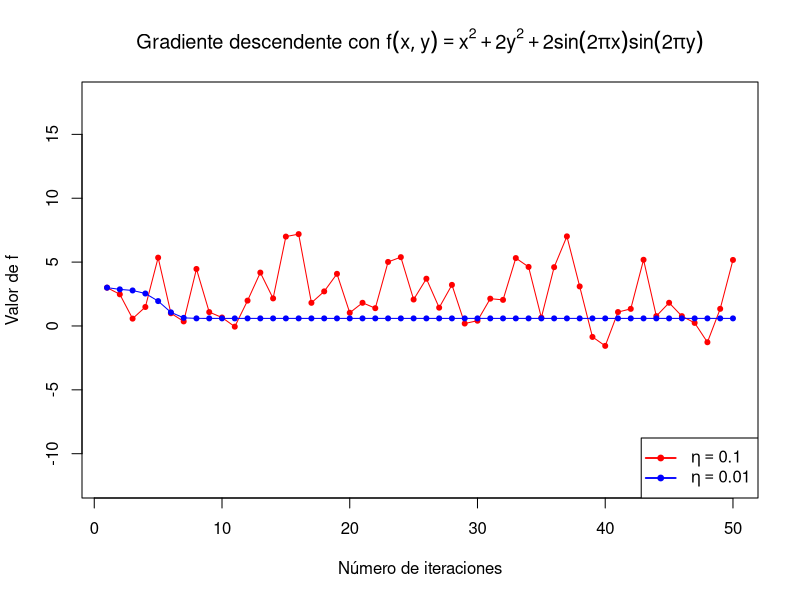

Reproduce this figure in R.
## ---- chunk 1
knitr::opts_chunk$set(echo = TRUE)
library(knitr)
## ---- chunk 2
# Devuelve el valor del gradiente de E en el punto (u,v)
E.gradiente <- function(punto){
  u <- punto[1]
  v <- punto[2]
  
  coeff <- 2*(u*exp(v) - 2*v*exp(-u))
  
  return(coeff * c(exp(v) + 2*v*exp(-u), u*exp(v) - 2*exp(-u)))
}
## ---- chunk 3
E <- function(punto){
  u <- punto[1]
  v <- punto[2]
  
  return((u*exp(v) - 2*v*exp(-u))^2)
}

gradienteDescendente <- function(f, f.gradiente, w_0 = c(1,1), eta = 0.1, tol = 1e-14, maxIter = 100){
  w <- w_0
  iteraciones <- 0
  
  while(f(w) >= tol && iteraciones < maxIter){
    direccion <- -f.gradiente(w)
    w <- w + eta*direccion
    iteraciones <- iteraciones + 1
  }
  
  return(list("Pesos"=w, "Iter"=iteraciones))
}
## ---- chunk 4
resultado.E <- gradienteDescendente(E, E.gradiente)
## ---- chunk 5
f <- function(punto){
  x <- punto[1]
  y <- punto[2]
  
  return( x*x + 2*y*y + 2*sin(2*pi*x)*sin(2*pi*y) )
}
## ---- chunk 6
# Devuelve el valor del gradiente de f en el punto (x,y)
f.gradiente <- function(punto){
  x <- punto[1]
  y <- punto[2]
  
  f.grad.x <- 2*x + 4*pi*sin(2*pi*y)*cos(2*pi*x)
  f.grad.y <- 4*y + 4*pi*sin(2*pi*x)*cos(2*pi*y)
  
  return(c(f.grad.x, f.grad.y))
}
## ---- chunk 7
gradienteDescendente.log <- function(f, f.gradiente, w_0 = c(1,1), eta = 0.1, maxIter = 50){
  w <- w_0
  valorIter <- f(w)
  
  
  while(length(valorIter) < maxIter){
    direccion <- -f.gradiente(w)
    w <- w + eta*direccion
    valorIter <- c(valorIter, f(w))
  }
  
  return(list("Pesos"=w, "Iter"=length(valorIter)-1, "Valores"=valorIter))
}
## ---- chunk 8
# Ejecutamos el experimento con ambos parámetros
resultado.f.0.01 <- gradienteDescendente.log(f, f.gradiente, eta = 0.01)
resultado.f.0.1 <- gradienteDescendente.log(f, f.gradiente, eta = 0.1)

# Generamos los dos plots
plot(resultado.f.0.1$Valores, col = 'red', pch = 20, asp=1, type='o',
     main=expression(paste("Gradiente descendente con ",
                           f(x,y) == x^2 + 2*y^2 + 2*plain(sin)(2*pi*x)*plain(sin)(2*pi*y))),
     xlab="Número de iteraciones", ylab="Valor de f")
points(resultado.f.0.01$Valores, col = 'blue', pch = 20, asp=1, type='o')

# Añadimos leyenda de los datos dibujados.
legend("bottomright", c(expression(eta == 0.1), expression(eta == 0.01)),
       bg="white", col=c("red", "blue"), lty=1, pch=20, lwd=1.75)
## ---- chunk 9
gradienteDescendente.log2 <- function(f, f.gradiente, w_0 = c(1,1), eta = 0.1, maxIter = 50){
  w <- w_0
  variables.x <- w[1]
  variables.y <- w[2]
  valores <- f(w)
  
  
  while(length(valores) < maxIter){
    direccion <- -f.gradiente(w)
    w <- w + eta*direccion
    variables.x <- c(variables.x, w[1])
    variables.y <- c(variables.y, w[2])
    valores <- c(valores, f(w))
  }
  
  return(list("Pesos"=w, "Iter"=length(valores)-1,
              "Res"=data.frame(X = variables.x, Y = variables.y, Value = valores)))
}
## ---- chunk 10
# Definimos una función que, dado p, devuelve el valor mínimo del gradiente descendente
# con punto inicial = (p,p) y dónde se alcanza este:
minimoGradiente <- function(p){
  valores <- gradienteDescendente.log2(f, f.gradiente, c(p, p))$Res
  unlist(valores[which.min(valores$Value),])
}

# Definimos los puntos iniciales
puntosIniciales <- c(0.1, 1, -0.5, 1)

# Usamos la funcion minimoGradiente sobre cada uno de los puntos anteriores
tablaMinimos <- lapply(puntosIniciales, minimoGradiente)

# Convertimos la lista devuelta en un data frame y ponemos nombres a columnas y filas
tablaMinimos <- data.frame(matrix(unlist(tablaMinimos), nrow=4, byrow=T))
colnames(tablaMinimos) <- c("X", "Y", "Valor")
rownames(tablaMinimos) <- c("(0.1, 0.1)", "(1, 1)", "(-0.5, 0.5)", "(-1, -1)")

# Generamos la tabla solicitada
kable(tablaMinimos, digits=5)
## ---- chunk 11
coordenadaDescendente <- function(f, f.grad, w_0 = c(1,1), eta = 0.1, tol = 1e-14, maxIter = 50){
  w <- w_0
  iteraciones <- 0
  
  while(f(w) >= tol && iteraciones < maxIter){
    direccion.x <- c(-f.grad(w)[1], 0)
    w <- w + eta*direccion.x
    
    direccion.y <- c(0, -f.grad(w)[2])
    w <- w + eta*direccion.y
    
    iteraciones <- iteraciones + 1
  }
  
  return(list("Pesos"=w, "Iter"=iteraciones))
}
## ---- chunk 12
res.coordDesc <- coordenadaDescendente(E, E.gradiente, maxIter = 15)
## ---- chunk 13
# Tomamos los resultados para f
comp.f.grad <- gradienteDescendente(f, f.gradiente, maxIter = 20, tol=-999999)
comp.f.coor <- coordenadaDescendente(f, f.gradiente, maxIter = 20, tol=-999999)

# Tomamos los resultados para E
comp.E.grad <- gradienteDescendente(E, E.gradiente, maxIter = 20, tol=-999999)
comp.E.coor <- coordenadaDescendente(E, E.gradiente, maxIter = 20, tol=-999999)

# Obtenemos el valor de f en el mínimo devuelto por ambos algoritmos
min.f.grad <- f(comp.f.grad$Pesos)
min.f.coor <- f(comp.f.coor$Pesos)

# Obtenemos el valor de E en el mínimo devuelto por ambos algoritmos
min.E.grad <- E(comp.E.grad$Pesos)
min.E.coor <- E(comp.E.coor$Pesos)
## ---- chunk 14
# Generamos un data frame con los datos obtenidos
tablaComp <- data.frame(c(min.f.coor, min.E.coor),
                        c(min.f.grad, min.E.grad))

colnames(tablaComp) <- c("Valor de f", "Valor de E")
rownames(tablaComp) <- c("Coordenada descendente", "Gradiente descendente")

# Generamos la tabla a partir del data frame
kable(tablaComp, digits=15)
## ---- chunk 15
# Tomamos los resultados para f
comp.f.grad <- gradienteDescendente(f, f.gradiente, maxIter = 20, tol=-999999)
comp.f.coor <- coordenadaDescendente(f, f.gradiente, maxIter = 10, tol=-999999)

# Tomamos los resultados para E
comp.E.grad <- gradienteDescendente(E, E.gradiente, maxIter = 20, tol=-999999)
comp.E.coor <- coordenadaDescendente(E, E.gradiente, maxIter = 10, tol=-999999)

# Obtenemos el valor de f en el mínimo devuelto por ambos algoritmos
min.f.grad <- f(comp.f.grad$Pesos)
min.f.coor <- f(comp.f.coor$Pesos)

# Obtenemos el valor de E en el mínimo devuelto por ambos algoritmos
min.E.grad <- E(comp.E.grad$Pesos)
min.E.coor <- E(comp.E.coor$Pesos)
## ---- chunk 16
# Generamos un data frame con los datos obtenidos
tablaComp <- data.frame(c(min.f.coor, min.E.coor),
                        c(min.f.grad, min.E.grad))

colnames(tablaComp) <- c("Valor de f", "Valor de E")
rownames(tablaComp) <- c("Coordenada descendente", "Gradiente descendente")

# Generamos la tabla a partir del data frame
kable(tablaComp, digits=15)
